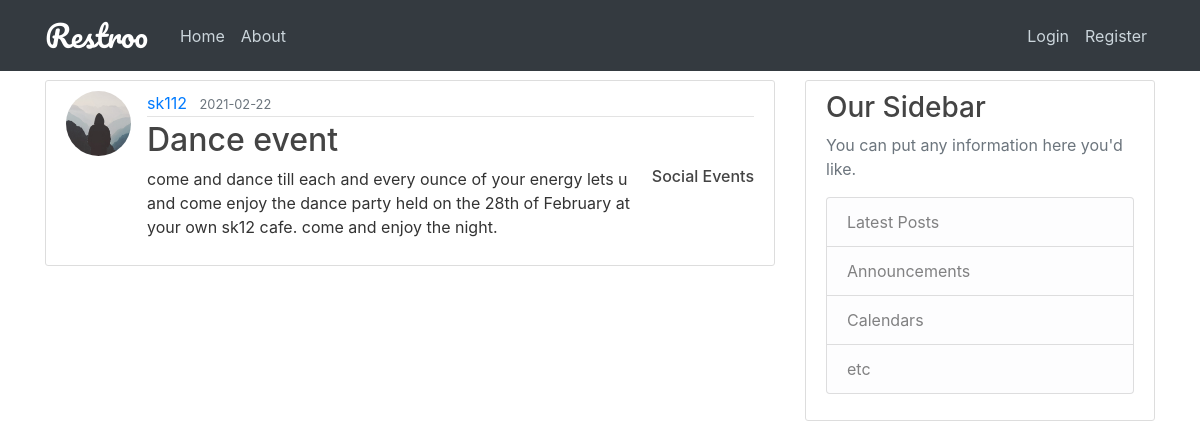
/post/1, run on the app's committed database.
### restroo/models.py (models this page shows, shortened)
class User(db.Model, UserMixin):
    id = db.Column(db.Integer, primary_key=True)
    name = db.Column(db.String(100), nullable=False)
    username = db.Column(db.String(20), unique=True, nullable=False)
    email = db.Column(db.String(120), unique=True, nullable=False)
    address = db.Column(db.Text, nullable=False)
    contact = db.Column(db.Integer, nullable=False)
    role = db.Column(db.String(20), nullable=False, default="customer")
    image_file = db.Column(db.String(20), nullable=False, default='default.jpg')
    password = db.Column(db.String(60), nullable=False)
    table = db.relationship('Tables', backref='restaurant', lazy=True)
    medias = db.relationship('Media', backref='uploader', lazy=True)
    posts = db.relationship('Post', back_populates='author', lazy=True)
    bookings = db.relationship('Booking', back_populates='booker', lazy=True,
                               primaryjoin='User.id==Booking.cust_id')
    reserves = db.relationship('Booking', back_populates='bookplace', lazy=True,
                               primaryjoin='User.id==Booking.rest_id')
    reviewed_by = db.relationship('Review', back_populates='reviewer', lazy=True,
                                  primaryjoin='User.id==Review.cust_id')
    reviewed_at = db.relationship('Review', back_populates='reviewplace', lazy=True,
                                  primaryjoin='User.id==Review.rest_id')

class Post(db.Model):
    id = db.Column(db.Integer, primary_key=True)
    title = db.Column(db.String(100), nullable=False)
    date_posted = db.Column(db.DateTime, nullable=False, default=datetime.utcnow)
    content = db.Column(db.Text, nullable=False)
    category = db.Column(db.String(20), nullable=False)
    rest_id = db.Column(db.Integer, db.ForeignKey('user.id'), nullable=False)
    author = db.relationship('User', back_populates='posts')

### restroo/routes.py (the view)
@app.route("/post/<int:post_id>")
def post(post_id):
    post = Post.query.get_or_404(post_id)
    return render_template('post.html', title=post.title, post=post)

### restroo/templates/post.html (shortened to what this page needs)
{% extends "layout.html" %}
{% block content %}
        <article class="media content-section" style="width: 100%;">
        <img class="rounded-circle article-img" src="{{ url_for('static', filename='profile_pics/' + post.author.image_file) }}">
          <div class="media-body">
            <div class="article-metadata">
              <a class="mr-2" href="#">{{ post.author.username }}</a>
              <small class="text-muted">{{ post.date_posted.strftime('%Y-%m-%d') }}</small>
            </div>
            <h2 class="article-title">{{ post.title }}</h2>
              <h6 style="float: right"><a class="article-title" href="#">{{ post.category }}</a></h6>
            <p class="article-content">{{ post.content }}</p>
          </div>
        </article>
{% endblock content %}

### restroo/static/main.css (style rules this page uses)
body { background-image: url('pexels-pixabay-326279.jpg'); background-repeat: no-repeat; background-attachment: fixed; background-size: cover; color: #333333; margin-top: 5rem; }
h1, h2, h3, h4, h5, h6 { color: #444444; }
.content-section { background: #ffffff; padding: 10px 20px; border: 1px solid #dddddd; border-radius: 3px; margin-bottom: 20px; }
.article-title { color: #444444; }
.article-content { white-space: pre-line; }
.article-img { height: 65px; width: 65px; margin-right: 16px; }
.article-metadata { padding-bottom: 1px; margin-bottom: 4px; border-bottom: 1px solid #e3e3e3 }

### data on the page
User: image_file (placeholder picture), author.username "sk112"
Post: date_posted "2021-02-22", title "Dance event", category "Social Events", content "come and dance till each and every ounce of your energy lets u and come enjoy the dance party held on the 28th of February at your own sk12 cafe. come and enjoy the night."
